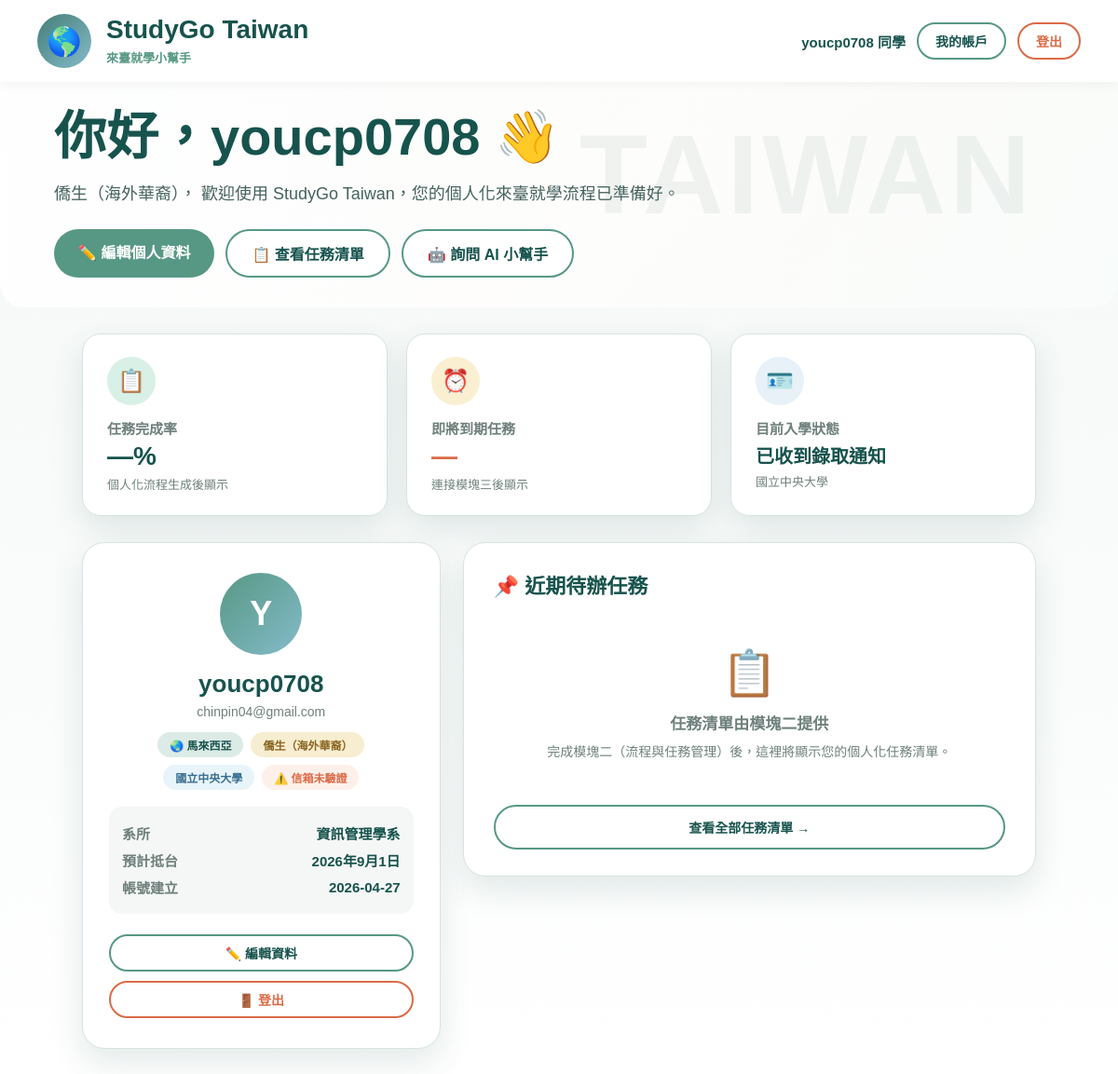
The app's page /dashboard/ (signed in) with its own data.
### users/models.py (models this page shows, shortened)
class CustomUser(AbstractBaseUser, PermissionsMixin):
    ROLE_CHOICES = [
        ('student', '境外學生'),
        ('admin',   '系統管理員'),
    ]
    email       = models.EmailField(unique=True, verbose_name='電子郵件')
    name        = models.CharField(max_length=100, verbose_name='姓名')
    role        = models.CharField(max_length=20, choices=ROLE_CHOICES,
                                   default='student', verbose_name='角色')
    is_active   = models.BooleanField(default=True)
    is_staff    = models.BooleanField(default=False)
    date_joined = models.DateTimeField(default=timezone.now, verbose_name='建立時間')
    last_login_ip = models.GenericIPAddressField(null=True, blank=True, verbose_name='最後登入IP')
    email_verified = models.BooleanField(default=False, verbose_name='Email 已驗證')
    objects = CustomUserManager()
    USERNAME_FIELD  = 'email'
    REQUIRED_FIELDS = ['name']
    class Meta:
        verbose_name      = '使用者'
        verbose_name_plural = '使用者'
        db_table          = 'users_customuser'

class StudentProfile(models.Model):
    IDENTITY_CHOICES = [
        ('overseas_chinese', '僑生（海外華裔）'),
        ('foreign_student',  '外籍生（一般外國學生）'),
        ('exchange',         '交換生'),
        ('preparatory',      '僑大先修生'),
    ]
    ADMISSION_STATUS_CHOICES = [
        ('applied',     '已提出申請'),
        ('admitted',    '已收到錄取通知'),
        ('pre_arrival', '入境前準備中'),
        ('arrived',     '已抵臺就學中'),
    ]
    NATIONALITY_CHOICES = [
        ('Indonesia',    '印尼'),
        ('Malaysia',     '馬來西亞'),
        ('Vietnam',      '越南'),
        ('Thailand',     '泰國'),
        ('Philippines',  '菲律賓'),
        ('Cambodia',     '柬埔寨'),
        ('Myanmar',      '緬甸'),
        ('Japan',        '日本'),
        ('Korea',        '韓國'),
        ('Other',        '其他'),
    ]
    user = models.OneToOneField(
        CustomUser,
        on_delete=models.CASCADE,
        related_name='student_profile',
        verbose_name='使用者帳號'
    )
    nationality      = models.CharField(max_length=50, choices=NATIONALITY_CHOICES,
                                        verbose_name='國籍')
    university       = models.CharField(max_length=200, verbose_name='就讀學校')
    identity_type    = models.CharField(max_length=30, choices=IDENTITY_CHOICES,
                                        verbose_name='身份別')
    admission_status = models.CharField(max_length=20, choices=ADMISSION_STATUS_CHOICES,
                                        default='applied', verbose_name='入學狀態')
    department       = models.CharField(max_length=200, blank=True, verbose_name='系所')
    expected_arrival = models.DateField(null=True, blank=True, verbose_name='預計抵台日期')
    avatar           = models.ImageField(upload_to='avatars/', null=True, blank=True,
                                         verbose_name='頭像')
    preferred_language = models.CharField(max_length=10, default='zh-hant',
                                          verbose_name='慣用語言')
    created_at = models.DateTimeField(auto_now_add=True, verbose_name='建立時間')
    updated_at = models.DateTimeField(auto_now=True,     verbose_name='更新時間')
    class Meta:
        verbose_name        = '學生資料'
        verbose_name_plural = '學生資料'
        db_table            = 'users_studentprofile'

### users/urls.py (the view)
# urls.py: path('dashboard/',      dashboard_page,       name='dashboard'),
def dashboard_page(request):
    if not request.user.is_authenticated:
        return redirect('login_page')
    context = {'user': request.user}
    if hasattr(request.user, 'student_profile'):
        context['profile'] = request.user.student_profile
    return render(request, 'users/dashboard.html', context)

### users/templates/users/dashboard.html (shortened to what this page needs)
{% extends "base.html" %}
{% load static %}
{% block content %}
<section id="profileDash" class="page" style="padding:0 0 48px;">
  <div class="dashboard-hero">
    <div class="tw-bg">TAIWAN</div>
    <h2>你好，{{ user.name }} 👋</h2>
    <p>
      {% if profile %}{{ profile.get_identity_type_display }}{% else %}境外生{% endif %}，
      歡迎使用 StudyGo Taiwan，您的個人化來臺就學流程已準備好。
    </p>
    <div class="dash-actions">
      <a href="{% url 'edit_profile' %}" class="dash-btn dash-btn-primary">✏️ 編輯個人資料</a>
      <a href="#" class="dash-btn dash-btn-outline">📋 查看任務清單</a>
      <a href="#" class="dash-btn dash-btn-outline">🤖 詢問 AI 小幫手</a>
    </div>
  </div>
  <div style="max-width:1100px;margin:0 auto;padding:0 38px;">
    <div class="dash-grid">
      <div class="dash-info-card">
        <div class="dic-icon dic-green">📋</div>
        <h4>任務完成率</h4>
        <div class="val">—%</div>
        <div class="sub">個人化流程生成後顯示</div>
      </div>
      <div class="dash-info-card">
        <div class="dic-icon dic-yellow">⏰</div>
        <h4>即將到期任務</h4>
        <div class="val" style="color:var(--danger);">—</div>
        <div class="sub">連接模塊三後顯示</div>
      </div>
      <div class="dash-info-card">
        <div class="dic-icon dic-blue">🪪</div>
        <h4>目前入學狀態</h4>
        <div class="val" style="font-size:20px;">
          {% if profile %}{{ profile.get_admission_status_display }}{% else %}未設定{% endif %}
        </div>
        <div class="sub">{% if profile %}{{ profile.university }}{% endif %}</div>
      </div>
    </div>
    <div class="profile-detail-shell">
      <div class="profile-card">
        <div class="profile-card-avatar">{{ user.name|first|upper }}</div>
        <h3>{{ user.name }}</h3>
        <div class="email">{{ user.email }}</div>
        <div class="profile-tags">
          {% if profile %}
          <span class="ptag ptag-green">🌏 {{ profile.get_nationality_display }}</span>
          <span class="ptag ptag-yellow">{{ profile.get_identity_type_display }}</span>
          <span class="ptag ptag-blue">{{ profile.university }}</span>
          {% endif %}
          {% if user.email_verified %}
          <span class="ptag ptag-green">✅ 信箱已驗證</span>
          {% else %}
          <span class="ptag" style="background:#fdf0eb;color:#db6b47;">⚠️ 信箱未驗證</span>
          {% endif %}
        </div>
        <div style="margin-top:18px;padding:14px;background:var(--bg);border-radius:14px;text-align:left;">
          <div class="preview-row">
            <span>系所</span>
            <span>{% if profile %}{{ profile.department|default:"—" }}{% else %}—{% endif %}</span>
          </div>
          <div class="preview-row">
            <span>預計抵台</span>
            <span>{% if profile and profile.expected_arrival %}{{ profile.expected_arrival }}{% else %}—{% endif %}</span>
          </div>
          <div class="preview-row">
            <span>帳號建立</span>
            <span>{{ user.date_joined|date:"Y-m-d" }}</span>
          </div>
        </div>
        <div class="profile-actions">
          <a href="{% url 'edit_profile' %}" class="btn-outline-sm">✏️ 編輯資料</a>
          <a href="{% url 'logout_page' %}" class="btn-danger-sm" style="text-decoration:none;"
            onclick="return confirm('確定要登出？登出後將返回登入頁面。')">
            🚪 登出
          </a>
        </div>
      </div>
      <div class="edit-panel">
        <h3>📌 近期待辦任務</h3>
        <div style="text-align:center;padding:32px 0;color:var(--muted);">
          <div style="font-size:48px;margin-bottom:12px;">📋</div>
          <div style="font-weight:800;font-size:17px;margin-bottom:8px;">任務清單由模塊二提供</div>
          <div style="font-size:14px;">完成模塊二（流程與任務管理）後，這裡將顯示您的個人化任務清單。</div>
        </div>
        <button class="btn-outline-sm" style="margin-top:16px;width:100%;padding:12px;"
          onclick="showToast('請完成模塊二的串接','info')">
          查看全部任務清單 →
        </button>
      </div>
    </div>
  </div>
</section>
{% endblock %}

### templates/base.html (shortened to what this page needs)
<!DOCTYPE html>
<html lang="zh-Hant">
<head>
  {% load static %}
  <link rel="stylesheet" href="{% static 'users/css/users.css' %}" />
</head>
<body>
  <nav class="navbar">
    <div class="brand">
      <div class="brand-icon">🌎</div>
      <div class="brand-text">
        <h1>StudyGo Taiwan</h1>
        <p>來臺就學小幫手</p>
      </div>
    </div>
    {% if user.is_authenticated %}
    <div id="navAuth" style="display:flex;gap:12px;align-items:center;">
      <span id="navGreeting" style="font-weight:800;color:var(--primary-dark);font-size:15px;">
        {{ user.name }} 同學
      </span>
      <a href="{% url 'edit_profile' %}" class="btn-outline-sm">我的帳戶</a>
      <a href="{% url 'logout_page' %}" class="btn-danger-sm" style="text-decoration:none;">登出</a>
    </div>
    {% endif %}
  </nav>
  {% block content %}{% endblock %}
</body>
</html>

### records on screen
CustomUser: name "youcp0708", name|first "Y", email "chinpin04@gmail.com", date_joined "2026-04-27"
StudentProfile: identity_type "僑生（海外華裔）", admission_status "已收到錄取通知", university "國立中央大學", nationality "馬來西亞", department "資訊管理學系", expected_arrival "2026年9月1日"
